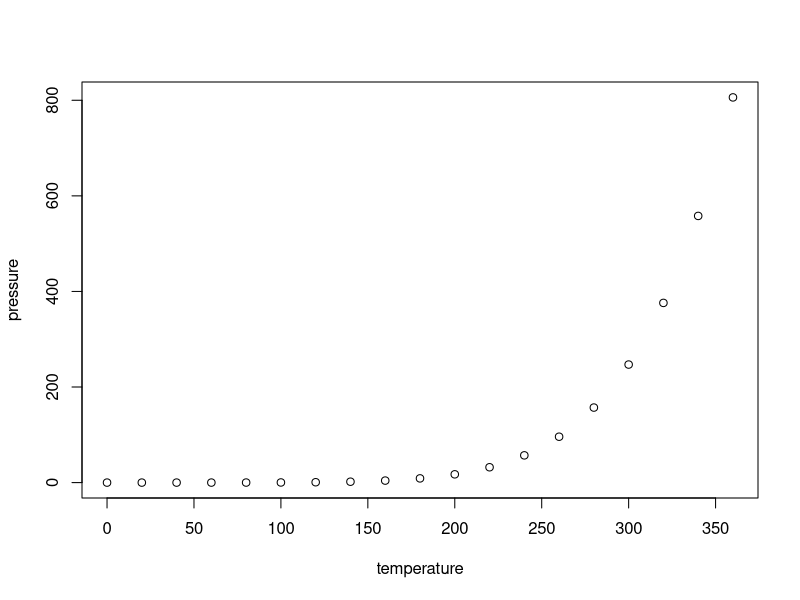
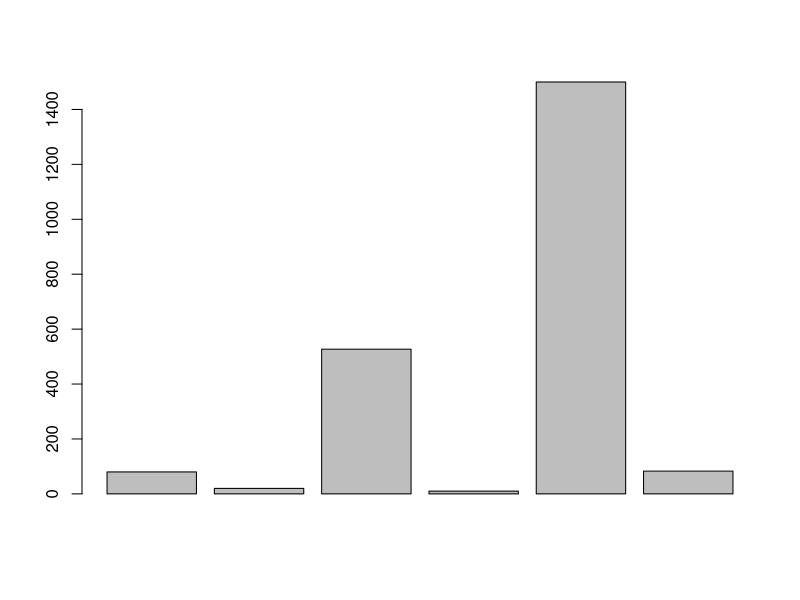
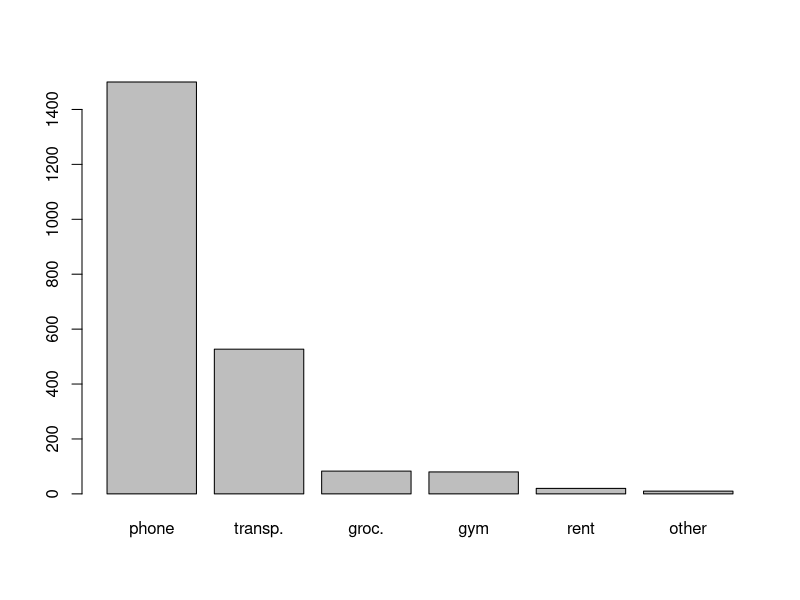

Recreate these plots in R, in order.
## ---- chunk 1
knitr::opts_chunk$set(echo = TRUE)
## ---- chunk 2
summary(cars)
## ---- chunk 3
plot(pressure)
## ---- chunk 4

# variables
phone <- 80
transportation <- 20
groceries <- 527
gym <- 10
rent <- 1500
other <- 83

# total expenses
total <- phone + transportation + groceries + gym + rent + other

# semester expenses
semester <- total * 5

# year expenses
year <- semester * 2

# your vector expenses
expenses = c(phone, transportation, groceries, gym, rent, other)
barplot(expenses)

decreasing_vector = sort(expenses, decreasing = TRUE)
barplot(decreasing_vector, names.arg = c("phone", "transp.", "groc.", "gym", "rent", "other"))

#source(file = "~/Berkeley/lab1_script.R") to run script

#pythagoras 
a <- 3
b <- 4 
c <- sqrt(a**2 + b**2)

#binomial
n <- 5
p <- .5
k <- 2
factorial(n)/(factorial(k)*factorial(n-k))
choose(n,k)
(factorial(n)/(factorial(k)*factorial(n-k)))*(p**k)*((1-p)**(n-k))

#die roll
n <- 10
p <- 1/6
k <- 3
(factorial(n)/(factorial(k)*factorial(n-k)))*(p**k)*((1-p)**(n-k))

dbinom(k,n,p)

#change p = .35 and do everything the same
#biased coin
n <- 5
p <- .35
k <- 3
dbinom(k,n,p)
